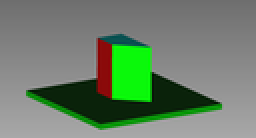
%> input picture Images/0013.png, 128 x 69 px, shrunk from 1764 x 954 before the run (shown 2 times larger)
$ octave demo_cornerdetection.m   (GNU Octave 9; MATLAB toolbox functions it lacks are replaced by stand-ins)
%> lines starting %> are read from the running program, lines starting %| are printed output that depends on the picture
global imageFolder blockSize k threshold
imageFolder = "Images";
blockSize = 11;
%in order to get the desired detection for a new image, the k and threshold
%values must be tuned by the user
k = 0.06;
threshold = 1e+7;

image = "0013.png";

points = getPointsHarris(image);
% [1 line not run here, left out]
function points = getPointsHarris(image)
%> called with image = '0013.png'
    global imageFolder blockSize k threshold

    padDepth = floor(blockSize/2);

    Dx = [
        -1 0 1;
        -2 0 2;
        -1 0 1
    ];

    Dy = [
        -1 -2 -1;
         0  0  0;
         1  2  1
    ];

    imgRaw = imread(fullfile(imageFolder, image));
%> imgRaw is the input picture: size 69x128x3 uint8; mean R, G, B 108.4, 127.5, 106.1

    img = im2gray(imgRaw);
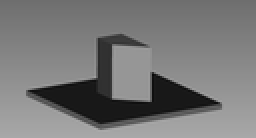
%> img: size 69x128 uint8 (shown 2 times larger); min 9, max 170, mean 119.3

    imgOut = zeros(size(img));

    for y=(1+padDepth):(size(img,1)-padDepth)
        for x=(1+padDepth):(size(img,2)-padDepth)
            window = double(img(y-padDepth:y+padDepth, x-padDepth:x+padDepth));

            Ix = conv2(window, Dx, "valid");
            Iy = conv2(window, Dy, "valid");

            H = [
                sum(Ix.^2, "all") sum(Ix.*Iy, "all");
                sum(Ix.*Iy, "all") sum(Iy.^2, "all")
            ];

            imgOut(y, x) = det(H) - k * trace(H)^2;
        end
    end
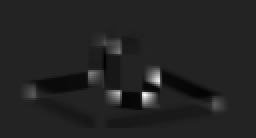
%> imgOut: size 69x128 double (shown 2 times larger); min -1.23e+12, max 7.68e+12, mean 5.62e+09; drawn with min black and max white

    imgCorners = zeros(size(img));
    for y=(1+7):(size(img,1)-7)
        for x=(1+7):(size(img,2)-7)
            window = double(imgOut(y-7:y+7, x-7:x+7));

            imgCorners(y, x) = (maxk(window(:), 1) == imgOut(y, x)) & (imgOut(y, x) > threshold);
        end
    end
%> (the run ends here)

$ run again, with Images/0000.png copied over Images/0013.png
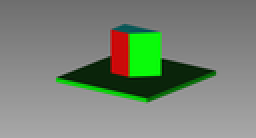
%> input picture Images/0000.png, 128 x 69 px, shrunk from 1764 x 954 before the run (shown 2 times larger)
%> in getPointsHarris, imgRaw is the input picture: size 69x128x3 uint8; mean R, G, B 121.7, 132.3, 117.9
%> in getPointsHarris, `img = im2gray(imgRaw);`:
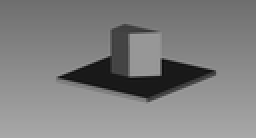
%> img: size 69x128 uint8 (shown 2 times larger); min 8, max 168, mean 127.5
%> after the loop in getPointsHarris, `for y=(1+padDepth):(size(img,1)-padDepth)`:
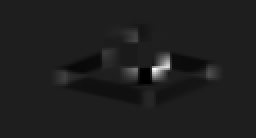
%> imgOut: size 69x128 double (shown 2 times larger); min -1.01e+12, max 7.47e+12, mean 2.03e+10; drawn with min black and max white
